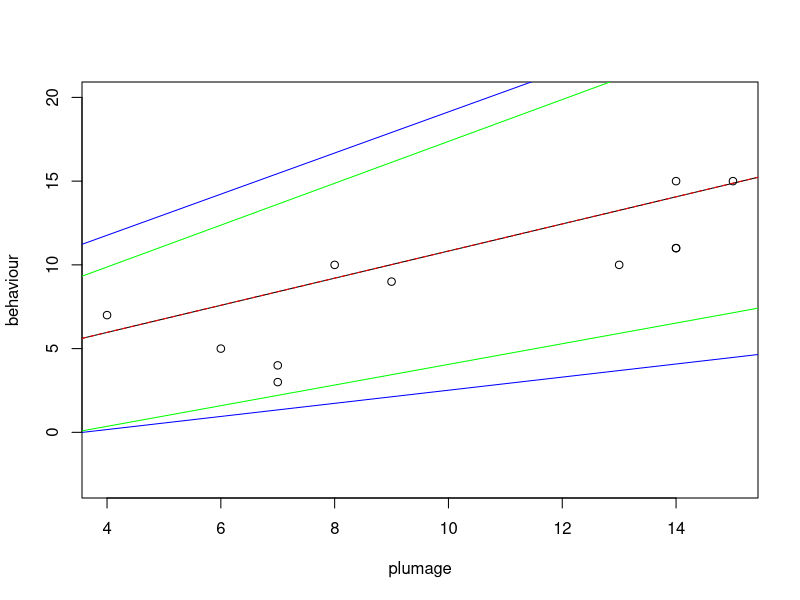

Source code (R):
library(boot)

model <- lm(plumage~behaviour, data = ducks)

plot(ducks, ylim = c(-3, 20))
abline(model$coefficients, col = "black")
abline(confint(model)[,1], col = "blue")
abline(confint(model)[,2], col = "blue")

model_intercept <- function(data, i){
  d <- data[i,]
  md <- lm(plumage ~ behaviour, data = d)
  md$coefficients[1]
}


model_grad <- function(data, i){
  d <- data[i,]
  md <- lm(plumage ~ behaviour, data = d)
  md$coefficients[2]
}


duck_grad <- boot(ducks,model_grad, R = 5000)
duck_grad.ci <- boot.ci(duck_grad, type = 'perc')
duck_intercept <- boot(ducks,model_intercept, R = 5000)
duck_intercept.ci <- boot.ci(duck_intercept, type = 'perc')

abline(duck_intercept$t0, duck_grad$t0, col = "red", lty = "dashed")

abline(duck_intercept.ci$percent[4], duck_grad.ci$percent[4], col = "green")
abline(duck_intercept.ci$percent[5], duck_grad.ci$percent[5], col = "green")
